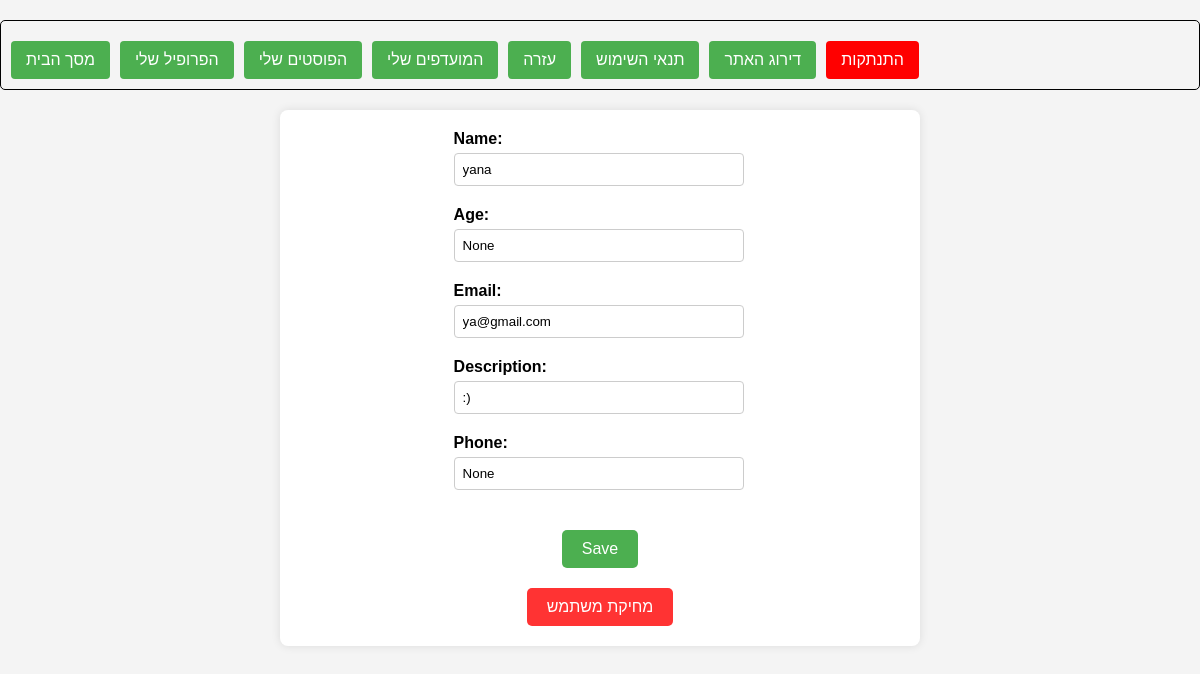
/profile/ (signed in), run on the app's committed database.
### login/models.py (models this page shows)
class User(models.Model):
    name = models.TextField(null=True)
    mail = models.EmailField(unique=True)
    password = models.CharField(max_length=100)
    age = models.IntegerField(null=True, blank=True)
    description = models.TextField()
    favorites = models.JSONField(default=list)
    my_posts = models.JSONField(default=list)
    phone = models.TextField(null=True, blank=True)
    site_rating = models.IntegerField(default=0, choices=[(i, i) for i in range(6)])

### project/views.py (the view)
# urls.py: path("profile/", profile, name="profile"),
def profile(request):
    global_user_id = request.session.get('global_user_id')
    context = None
    if global_user_id:
        user = User.objects.get(id=global_user_id)
        context = {'user': user}
    return render(request, 'profilepage.html', context)

### templates/profilepage.html (shortened to what this page needs)
<!DOCTYPE html>
<html lang="eng">
<head>
</head>
<body>
{% extends 'toolbar.html' %}
{% block content %}
<div class="container">
   <form id="profile-form" method="post" action="{% url 'save_profile_changes' %}">
        <div class="profile-info">
            <label for="name">Name:</label>
            <input type="text" id="name" name="name" value="{{ user.name }}" readonly onclick="enableEdit(this)">
        </div>
        <div class="profile-info">
            <label for="age">Age:</label>
            <input type="text" id="age" name="age" value="{{ user.age }}" readonly onclick="enableEdit(this)">
        </div>
        <div class="profile-info">
            <label for="mail">Email:</label>
            <input type="text" id="mail" name="mail" value="{{ user.mail }}" readonly onclick="enableEdit(this)">
        </div>
        <div class="profile-info">
            <label for="description">Description:</label>
            <input type="text" id="description" name="description" value="{{ user.description }}" readonly onclick="enableEdit(this)">
        </div>
       <div class="profile-info">
            <label for="phone">Phone:</label>
            <input type="text" id="phone" name="phone" value="{{ user.phone }}" readonly onclick="enableEdit(this)">
        </div>
    </form>
    <button class="save-button" onclick="saveChanges()">Save</button>
    <form id="deleteForm" action="{% url 'delete_account' %}" method="post">
    <button type="submit" class="delete-button">מחיקת משתמש</button>
</form>
</div>
</body>
</html>
{% endblock %}

### templates/profilepage.html (style rules this page uses)
body { font-family: Arial, sans-serif; margin: 0; padding: 0; box-sizing: border-box; background-color: #f4f4f4; }
.container { max-width: 600px; margin: 20px auto; padding: 20px; background-color: #fff; border-radius: 8px; box-shadow: 0 0 10px rgba(0, 0, 0, 0.1); text-align: center; display: flex; flex-direction: column; align-items: center; }
.profile-info { margin-bottom: 20px; text-align: left; width: 100%; }
.profile-info label { font-weight: bold; }
.profile-info input { width: calc(100% - 20px); padding: 8px; margin-top: 5px; border: 1px solid #ccc; border-radius: 4px; }
.save-button, .delete-button { margin-top: 20px; padding: 10px 20px; border: none; border-radius: 5px; cursor: pointer; font-size: 16px; transition: background-color 0.3s ease; }
.save-button { background-color: #4caf50; color: #fff; }
.delete-button { background-color: #ff3333; color: #fff; }

### templates/toolbar.html (style rules this page uses)
body { font-family: Arial, sans-serif; margin: 0; padding: 0; box-sizing: border-box; background-color: #f4f4f4; }

### data on the page
User: name "yana", age "None", mail "ya@gmail.com", description ":)", phone "None"
